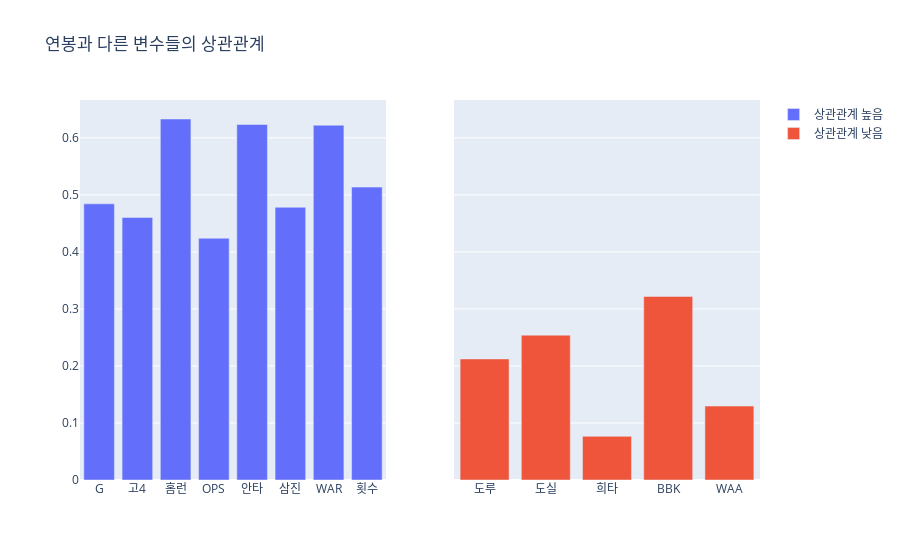

Write notebook code for a chart like this one.
### Markdown cell above
### 상관관계 분석

### Code cell
corr()

### Figure 1 — Plotly figure (JSON) as saved in the notebook; plotly's stock layout.template omitted (floating-point values rounded to 4 significant figures)
{"data": [{"name": "상관관계 높음", "type": "bar", "x": ["G", "고4", "홈런", "OPS", "안타", "삼진", "WAR", "횟수"], "xaxis": "x", "y": [0.4842, 0.4603, 0.633, 0.4239, 0.6234, 0.4782, 0.6221, 0.5136], "yaxis": "y"}, {"name": "상관관계 낮음", "type": "bar", "x": ["도루", "도실", "희타", "BBK", "WAA"], "xaxis": "x2", "y": [0.2123, 0.254, 0.07651, 0.3219, 0.1296], "yaxis": "y2"}], "layout": {"title": {"text": "연봉과 다른 변수들의 상관관계"}, "xaxis": {"anchor": "y", "domain": [0, 0.45]}, "xaxis2": {"anchor": "y2", "domain": [0.55, 1]}, "yaxis": {"anchor": "x", "domain": [0, 1]}, "yaxis2": {"anchor": "x2", "domain": [0, 1], "matches": "y", "showticklabels": false}}}
